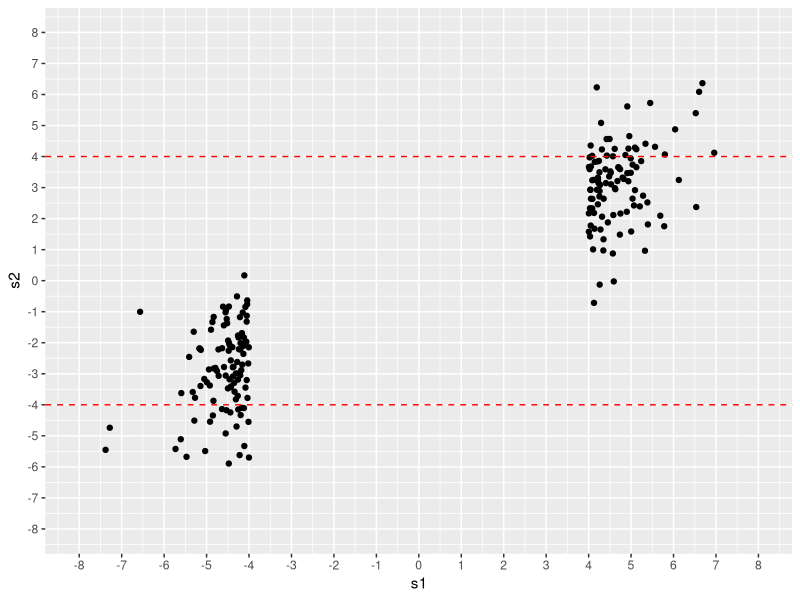
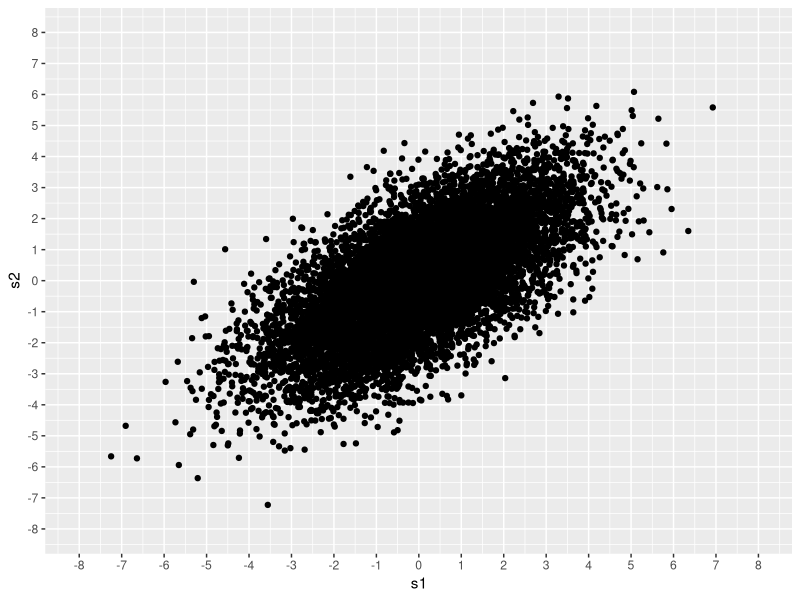
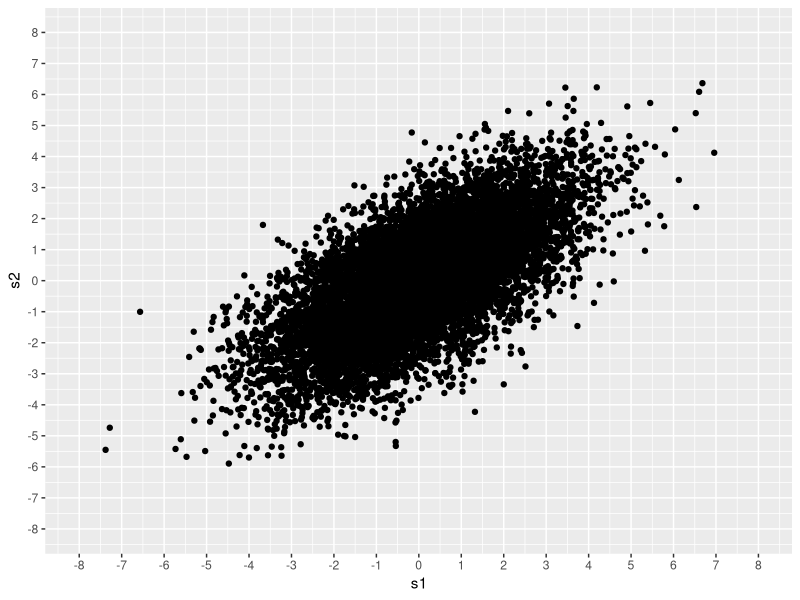
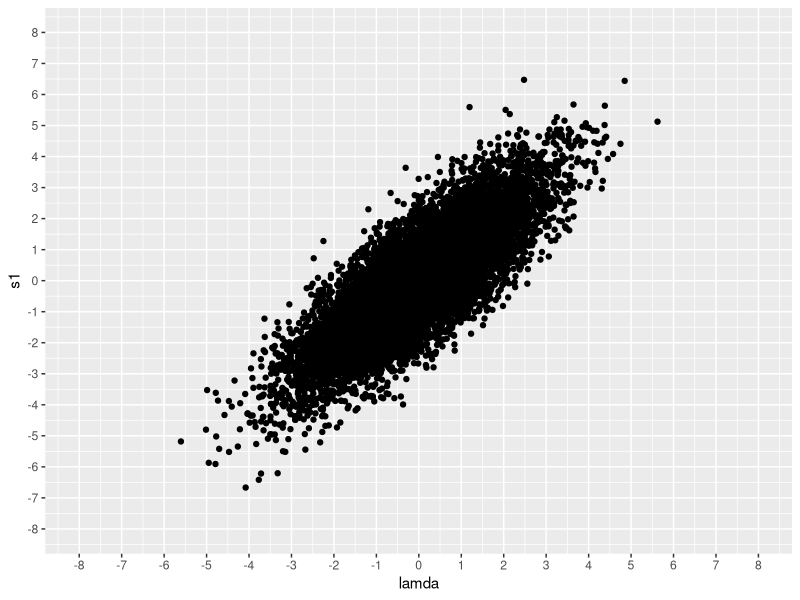

These charts were generated, in order, by the following R code:
#plotting s1 VS s2 when s1>4
#dashed red line represents all the points that replicated out of the ones that should've replicated
library(tidyverse)
library(MASS)
library(ggplot2)
library(dplyr)
library(plyr)
library(reshape2)

#pulling lamda from normal distrubtion 
tempSd<-sqrt(2)
N=10000
sampleSize=10000
lamda <- rnorm(n=N, mean=0, sd=tempSd)

results<-matrix(nrow=N, ncol=3)

for(i in 1:N){
  results[i,1] = lamda[i]
  results[i,c(2,3)] <- rnorm(n=2,mean=lamda[i],sd=1)
}

results.data=as.data.frame(results)
colnames(results.data)=c("lamda", "s1", "s2")

#here we are showing winnes curse. and that two studies are likely not to replicate given s1 was a true positve 
#s2 just doesn't look as good after conditioning on s1 being sigifnicant becuase of the var=1, enviorenmental effect
s1VSs2_4<-ggplot(data = filter(results.data, s1>4 | s1<(-4)), mapping = aes(x = s1, y = s2)) +
  geom_point()+geom_hline(yintercept=4, linetype="dashed", color = "red")+
  scale_y_continuous(breaks=seq(-8, 8, 1), limits=c(-8,8))+scale_x_continuous(breaks=seq(-8, 8, 1), limits=c(-8, 8))+
  geom_hline(yintercept=-4, linetype="dashed", color = "red")
  
ggsave(filename="s1_s2_replication_4.jpg")

#modelling distrbutions

#covariance between s1 and s2 
s1s2_cov<-cov(results.data$s1, y = results.data$s2, use = "everything", method = "pearson")
#the covariance is equal to sigmasqauredg which is variance of lamda

#now we will plot the multivaribale disturbtion with s1 and s2 assuming known variance and covariances
#covariance matrix 
#[vs1, cs2s2]
#[cs2s2, vs2]
cov_matrix=matrix(data=NA, nrow=2, ncol=2)
cov_matrix[1,1]=3
cov_matrix[1,2]=2
cov_matrix[2,1]=2
cov_matrix[2,2]=3

mean_matrix=matrix(data=NA, nrow=2, ncol=1)
mean_matrix[1,1]=0
mean_matrix[2,1]=0

s1_s2_distribution<-mvrnorm(n=10000, mu=mean_matrix, Sigma = cov_matrix)
dis_frame=as.data.frame(s1_s2_distribution)
colnames(dis_frame)=c("s1", "s2")
mvnrom_plot_ss<-ggplot(data=dis_frame, mapping = aes(x=s1, y=s2))+geom_point()+
  scale_y_continuous(breaks=seq(-8, 8, 1), limits=c(-8,8))+scale_x_continuous(breaks=seq(-8, 8, 1), limits=c(-8, 8))
ggsave(filename="s1_s2_mvnrom.jpg")

#plotting s1 vs s2 by sampling and not assuming a distrubtion 
s1VSs2<-ggplot(data = filter(results.data), mapping = aes(x = s1, y = s2)) +
  geom_point()+
  scale_y_continuous(breaks=seq(-8, 8, 1), limits=c(-8,8))+scale_x_continuous(breaks=seq(-8, 8, 1), limits=c(-8, 8))

ggsave(filename="s1_s2_sampling.jpg")

#now we will plot the multivaribale disturbtion with lamda and s1
cov_matrix2=matrix(data=NA, nrow=2, ncol=2)
cov_matrix2[1,1]=2
cov_matrix2[1,2]=2
cov_matrix2[2,1]=2
cov_matrix2[2,2]=3

mean_matrix2=matrix(data=NA, nrow=2, ncol=1)
mean_matrix2[1,1]=0
mean_matrix2[2,1]=0

s1_lamda_distribution<-mvrnorm(n=10000, mu=mean_matrix2, Sigma = cov_matrix2)
dis_frame2=as.data.frame(s1_lamda_distribution)
colnames(dis_frame2)=c("lamda", "s1")

mvnrom_plot_ss<-ggplot(data=dis_frame2, mapping = aes(x=lamda, y=s1))+geom_point()+
  scale_y_continuous(breaks=seq(-8, 8, 1), limits=c(-8,8))+scale_x_continuous(breaks=seq(-8, 8, 1), limits=c(-8, 8))
ggsave(filename="s1_lamda_mvnrom.jpg")


#predictions 
#bivirate probabilities / condtional 
var_g=2
sd_g_lamda=sqrt(var_g)
sd_g_s=sqrt(1+var_g)
s1=5.2
cor_lam_S=(var_g)/(sd_g_lamda*sd_g_s)

#correction for winners curse
lamda_pred<-rnorm(n=1000, mean=(var_g*s1)/(1+var_g), sd=sqrt(var_g/(1+var_g)))
#tempMean=(sd_g_lamda/sd_g_s)*(cor_lam_S*s1)
#real mean? 
#mean(subset(results.data, s1>5.2)$lamda)
#mean(results.data$lamda[results.data$s1>5.2])

s2_pred<-rnorm(n=1, mean=(var_g*s1)/(1+var_g), sd=sqrt((1+var_g)^2-(var_g)^2)/(1+var_g))


